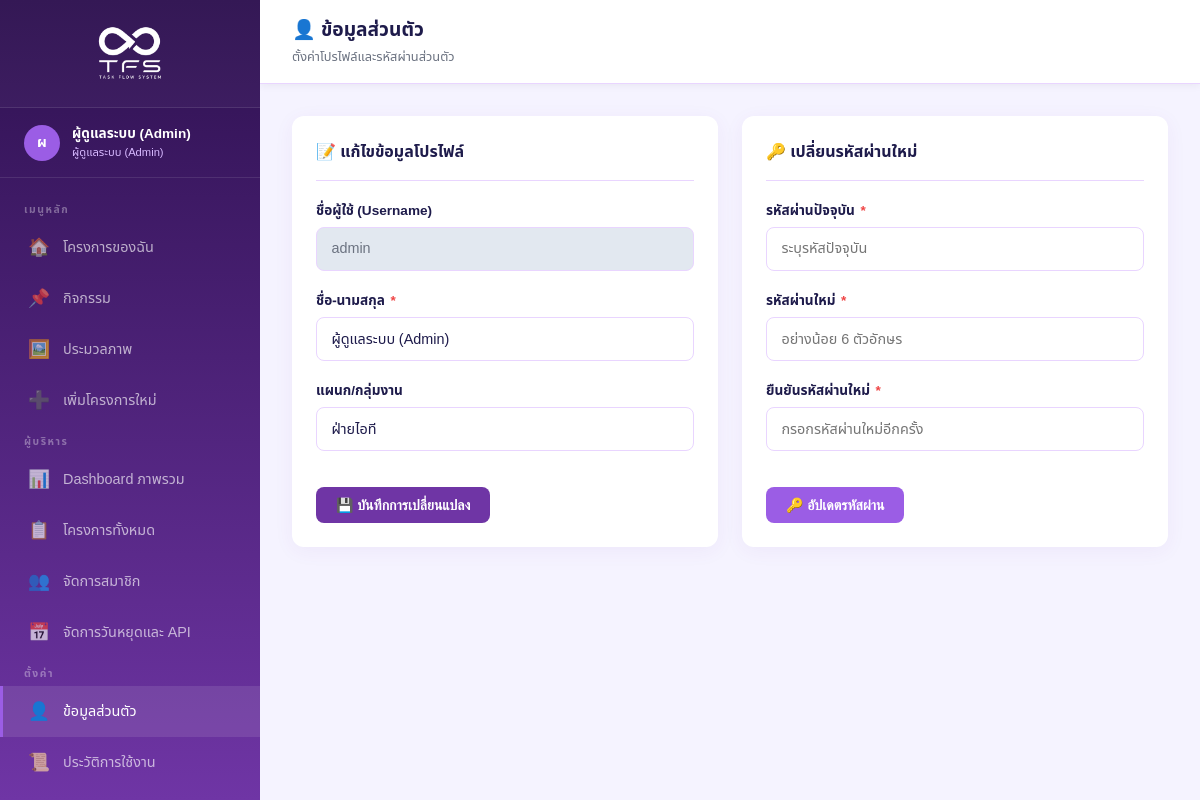
The app's page /profile.php (signed in) with its own data.
### tables this page shows
CREATE TABLE IF NOT EXISTS users (
    id INT AUTO_INCREMENT PRIMARY KEY,
    username VARCHAR(50) NOT NULL UNIQUE,
    password VARCHAR(255) NOT NULL,
    full_name VARCHAR(150) NOT NULL,
    role ENUM('staff','head','director','admin') NOT NULL DEFAULT 'staff',
    department VARCHAR(100),
    created_at TIMESTAMP DEFAULT CURRENT_TIMESTAMP
);

### profile.php (the view, shortened to what this page needs)
<?php
require_once __DIR__ . '/includes/header.php';
$user_id = $_SESSION['user_id'];
$stmt = $pdo->prepare("SELECT * FROM users WHERE id = ?");
$stmt->execute([$user_id]);
$u = $stmt->fetch();
?>
<div class="topbar">
    <div style="display: flex; align-items: center; gap: 0.75rem;">
        <div>
            <h2>👤 ข้อมูลส่วนตัว</h2>
            <div class="topbar-breadcrumb">ตั้งค่าโปรไฟล์และรหัสผ่านส่วนตัว</div>
        </div>
    </div>
</div>
<div class="page-content">
    <div class="grid grid-2" style="align-items:start">
        <div class="card fade-in">
            <div class="card-header">
                <h3>📝 แก้ไขข้อมูลโปรไฟล์</h3>
            </div>
            <form method="POST" action="profile.php">
                <div class="form-group">
                    <label>ชื่อผู้ใช้ (Username)</label>
                    <input type="text" class="form-control" value="<?= htmlspecialchars($u['username']) ?>" readonly style="background:#e2e8f0;cursor:not-allowed">
                </div>
                <div class="form-group">
                    <label>ชื่อ-นามสกุล <span class="required">*</span></label>
                    <input type="text" name="full_name" class="form-control" required value="<?= htmlspecialchars($u['full_name']) ?>">
                </div>
                <div class="form-group">
                    <label>แผนก/กลุ่มงาน</label>
                    <input type="text" name="department" class="form-control" value="<?= htmlspecialchars($u['department'] ?? '') ?>">
                </div>
                <button type="submit" class="btn btn-primary" style="margin-top:1rem">💾 บันทึกการเปลี่ยนแปลง</button>
            </form>
        </div>
        <div class="card fade-in">
            <div class="card-header">
                <h3>🔑 เปลี่ยนรหัสผ่านใหม่</h3>
            </div>
            <form method="POST" action="profile.php">
                <div class="form-group">
                    <label>รหัสผ่านปัจจุบัน <span class="required">*</span></label>
                    <input type="password" name="current_password" class="form-control" placeholder="ระบุรหัสปัจจุบัน" required>
                </div>
                <div class="form-group">
                    <label>รหัสผ่านใหม่ <span class="required">*</span></label>
                    <input type="password" name="new_password" class="form-control" placeholder="อย่างน้อย 6 ตัวอักษร" required>
                </div>
                <div class="form-group">
                    <label>ยืนยันรหัสผ่านใหม่ <span class="required">*</span></label>
                    <input type="password" name="confirm_password" class="form-control" placeholder="กรอกรหัสผ่านใหม่อีกครั้ง" required>
                </div>
                <button type="submit" class="btn btn-accent" style="margin-top:1rem">🔑 อัปเดตรหัสผ่าน</button>
            </form>
        </div>
    </div>
</div>
<?php require_once __DIR__ . '/includes/footer.php'; ?>

### assets/css/style.css (style rules this page uses)
:root { --primary: #6f35a5; --primary-light: #8a44d6; --primary-dark: #2e1150; --accent: #9b5de5; --accent-light: #d7b9ff; --secondary: #ec4899; --bg: #f5f3ff; --bg-card: #ffffff; --text-main: #1e1b4b; --text-muted: #6b7280; --border: #e9d5ff; --status-green: #10b981; --status-yellow: #f59e0b; --status-red: #ef4444; --status-blue: #3b82f6; --sidebar-w: 260px; --radius: 12px; --shadow: 0 4px 20px rgba(111,53,165,0.06); --shadow-hover: 0 8px 30px rgba(111,53,165,0.15); }
* { margin: 0; padding: 0; box-sizing: border-box; }
body { font-family: 'Sarabun', 'Noto Sans Thai', sans-serif; background: var(--bg); color: var(--text-main); min-height: 100vh; }
.topbar { background: #fff; padding: 1rem 2rem; border-bottom: 1px solid var(--border); display: flex; align-items: center; justify-content: space-between; position: sticky; top: 0; z-index: 100; box-shadow: 0 2px 8px rgba(0,0,0,0.05); }
.topbar h2 { font-size: 1.2rem; font-weight: 700; color: var(--text-main); }
.topbar-breadcrumb { font-size: 0.8rem; color: var(--text-muted); margin-top: 0.1rem; }
.page-content { padding: 2rem; flex: 1; }
.card { background: var(--bg-card); border-radius: var(--radius); box-shadow: var(--shadow); padding: 1.5rem; transition: box-shadow 0.2s; }
.card-header { display: flex; align-items: center; justify-content: space-between; margin-bottom: 1.25rem; padding-bottom: 1rem; border-bottom: 1px solid var(--border); }
.card-header h3 { font-size: 1rem; font-weight: 700; color: var(--text-main); display: flex; align-items: center; gap: 0.5rem; }
.btn { display: inline-flex; align-items: center; gap: 0.4rem; padding: 0.6rem 1.25rem; border-radius: 8px; font-size: 0.875rem; font-weight: 600; cursor: pointer; border: none; text-decoration: none; transition: all 0.2s; white-space: nowrap; }
.btn-primary { background: var(--primary); color: #fff; }
.btn-accent { background: var(--accent); color: #fff; }
.form-group { margin-bottom: 1.25rem; }
.form-group label { display: block; font-size: 0.85rem; font-weight: 600; color: var(--text-main); margin-bottom: 0.4rem; }
.form-group label span.required { color: var(--status-red); margin-left: 2px; }
.form-control { width: 100%; padding: 0.65rem 0.9rem; border: 1.5px solid var(--border); border-radius: 8px; font-size: 0.9rem; font-family: inherit; color: var(--text-main); background: #fff; transition: border-color 0.2s, box-shadow 0.2s; }
.form-control[readonly] { background: #f7fafc; color: var(--text-muted); }
.grid { display: grid; gap: 1.5rem; }
.grid-2 { grid-template-columns: repeat(2, 1fr); }
.fade-in { animation: fadeInUp 0.35s ease both; }
.fade-in:nth-child(1) { animation-delay: 0.05s; }
.fade-in:nth-child(2) { animation-delay: 0.10s; }

### records on screen
users: username "admin", full_name "ผู้ดูแลระบบ (Admin)", department "ฝ่ายไอที"

### other values on screen
$initials "ผ"
$name "ผู้ดูแลระบบ (Admin)"
$roleLabels[$role] "ผู้ดูแลระบบ (Admin)"
